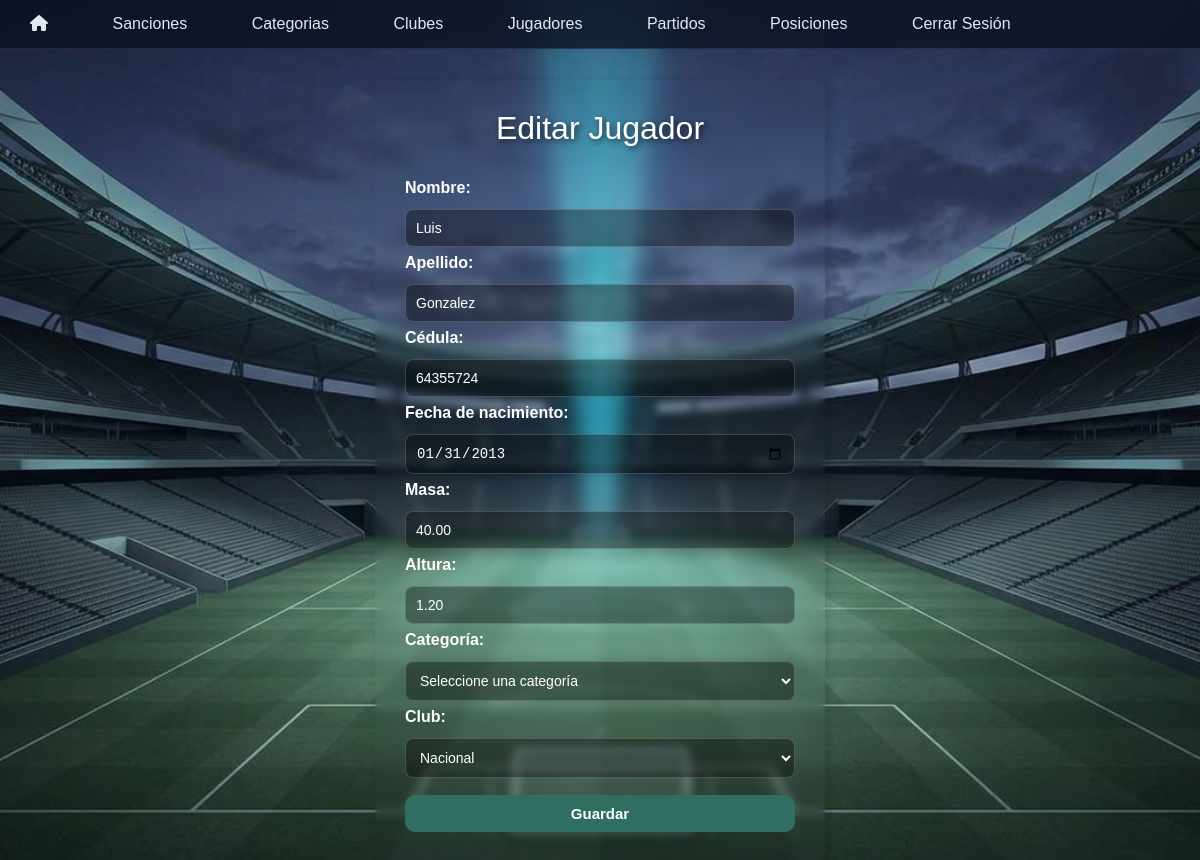
The page /jugadores/editarJugador.php?id=268 (signed in) on the database its author committed.
### tables this page shows
CREATE TABLE `jugadores` (
  `id` int(11) NOT NULL,
  `nombre` varchar(45) DEFAULT NULL,
  `apellido` varchar(45) DEFAULT NULL,
  `cedula` varchar(45) NOT NULL,
  `fecha_nacimiento` date DEFAULT NULL,
  `id_club` int(11) DEFAULT NULL,
  `id_categoria` varchar(45) DEFAULT NULL,
  `masa` decimal(5,2) DEFAULT NULL,
  `altura` decimal(4,2) DEFAULT NULL,
  `peso` decimal(10,2) DEFAULT NULL,
  `velocidad` decimal(5,2) DEFAULT NULL
);

CREATE TABLE `club` (
  `id` int(11) NOT NULL,
  `nombre` varchar(100) NOT NULL,
  `logo` varchar(255) DEFAULT NULL,
  `activo` tinyint(1) NOT NULL DEFAULT 1
);

### jugadores/editarJugador.php (the view, shortened to what this page needs)
<?php
require_once "../conexion.php";
$id = (int) ($_GET["id"] ?? $_POST["id"] ?? 0);
$resultado = mysqli_query($conn, "SELECT * FROM jugadores WHERE id = $id");
$jugador = mysqli_fetch_assoc($resultado);
$clubes = mysqli_query($conn, "SELECT * FROM club");
?>
<!DOCTYPE html>
<html lang="es">
<head>
    <link href="jugadores.css" rel="stylesheet">
</head>
<body>
    <header>
        <?php include "../nav/nav.php"; ?>
    </header>
    <form action="editarJugador.php?id=<?= $id ?>" method="post">
        <h1>Editar Jugador</h1>
        <label for="nombre">Nombre:</label>
        <input type="text" id="nombre" name="nombre" required value="<?= htmlspecialchars($jugador["nombre"]) ?>">
        <label for="apellido">Apellido:</label>
        <input type="text" id="apellido" name="apellido" required value="<?= htmlspecialchars($jugador["apellido"]) ?>">
        <label for="cedula">Cédula:</label>
        <input type="text" id="cedula" name="cedula" maxlength="8" required value="<?= htmlspecialchars($jugador["cedula"]) ?>">
        <label for="fecha_nacimiento">Fecha de nacimiento:</label>
        <input type="date" id="fecha_nacimiento" name="fecha_nacimiento" min="2013-01-01" max="2020-12-31" required value="<?= htmlspecialchars($jugador["fecha_nacimiento"]) ?>">
        <label for="masa">Masa:</label>
        <input type="text" id="masa" name="masa" required value="<?= htmlspecialchars($jugador["masa"]) ?>">
        <label for="altura">Altura:</label>
        <input type="text" id="altura" name="altura" required value="<?= htmlspecialchars($jugador["altura"]) ?>">
        <label for="categorias">Categoría:</label>
        <select name="categorias" id="categorias" required>
            <option value="">Seleccione una categoría</option>
        </select>
        <label for="club">Club:</label>
        <select name="club" id="club" required>
            <?php while ($c = mysqli_fetch_assoc($clubes)): ?>
                <option value="<?= $c["id"] ?>" <?= $c["id"] == $jugador["id_club"] ? "selected" : "" ?>><?= htmlspecialchars($c["nombre"]) ?></option>
            <?php endwhile; ?>
        </select>
        <input type="submit" value="Guardar">
    </form>
</body>
</html>

### jugadores/jugadores.css (style rules this page uses)
* { box-sizing: border-box; }
body { margin:0; font-family:Arial, Helvetica, sans-serif; background-image:url("../imagenes/BG.png"); background-size:cover; background-position:center; background-attachment:fixed; }
header { height:50px; }
form { display:flex; flex-direction:column; width: 450px; max-width: 95%; box-sizing:border-box; margin:30px auto 0; padding:30px; border-radius:8px; box-shadow:3px 3px 6px 3px rgba(0,0,0,0.1); backdrop-filter:blur(5px); gap:7px; }
form h1 { font-weight:normal; text-align:center; text-shadow:3px 3px 5px rgba(0,0,0,0.3); margin:0 0 25px; color:white; text-shadow:2px 2px 6px rgba(0,0,0,.7); }
form label { align-self:flex-start; font-weight:bold; color: #FFFF; margin-bottom: 5px; }
form input[type="text"], form input[type="date"], form input[type="number"], form select { width:100%; box-sizing:border-box; padding:10px; border:1px solid rgba(255, 255, 255, 0.18); color: white; border-radius:8px; background:rgba(0, 0, 0, 0.35); font-size:14px; outline:none; transition:.3s; display: block; box-sizing: border-box; }
form input[type="submit"] { width:100%; padding:10px; margin-top:10px; border:none; border-radius:10px; background:#2F6F62; color:white; font-size:15px; font-weight:bold; cursor:pointer; transition:.3s; }

### rows shown on the page
jugadores: nombre "Luis", apellido "Gonzalez", cedula "64355724", fecha_nacimiento "01/31/2013", masa "40.00", altura "1.20", club "Nacional"
